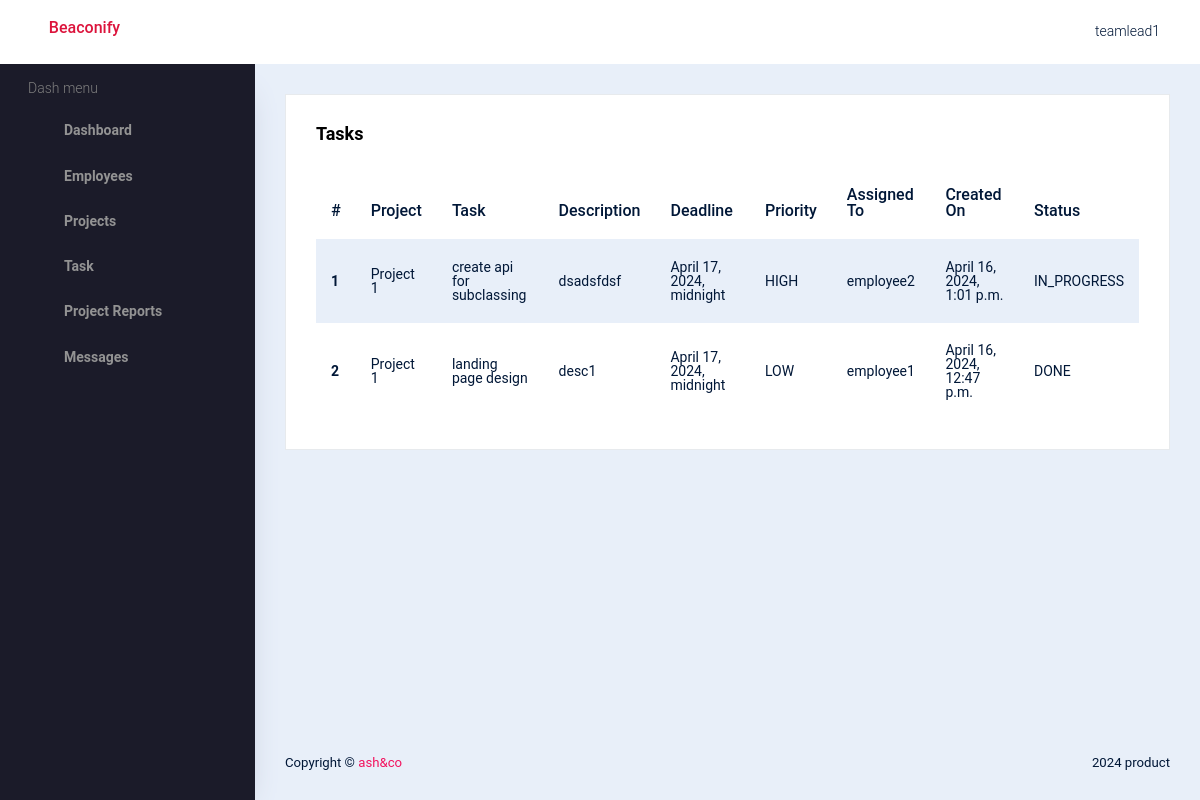
Screenshot of /tl/task-list/ (signed in) with the database file from the repository.
### accounts/models.py (models this page shows)
class User(AbstractBaseUser, PermissionsMixin):
    name = models.CharField(max_length=50, blank=True, null=True)
    username = models.CharField(max_length=50, unique=True, null=True)
    email = models.EmailField(max_length=100, null=True)
    role = models.IntegerField(choices=SELECTROLE)
    uid = models.CharField(max_length=500, unique=True, null=True)
    is_admin = models.BooleanField(default=False)
    is_active = models.BooleanField(default=False)
    is_registered = models.BooleanField(default=False)
    date_joined = models.DateTimeField(auto_now_add=True)
    last_login = models.DateTimeField(auto_now_add=True)
    USERNAME_FIELD = 'username'
    REQUIRED_FIELDS=[]
    objects = UserManager()
    def __str__(self):
        return self.username
    class Meta:
        db_table = "user"

class BaseModel(models.Model):
    created_on = models.DateTimeField(auto_now_add=True, null=True)
    updated_on = models.DateTimeField(auto_now=True)
    is_deleted = models.BooleanField(default=False)
    class Meta:
        abstract = True
        ordering = ['-created_on']

class Project(BaseModel):
    teamlead = models.ForeignKey(User,on_delete=models.CASCADE)
    name = models.CharField(max_length=200,blank=True, null=True)
    description = models.TextField(blank=True, null=True)
    def __str__(self):
        return self.name

### tl_app/models.py (models this page shows)
class Task(BaseModel):
    STATUS_CHOICES = [
        ('TO_DO', 'To Do'),
        ('IN_PROGRESS', 'In Progress'),
        ('DONE', 'Done'),
    ]
    PRIORITY_CHOICES = [
        ('LOW', 'LOW'),
        ('HIGH', 'HIGH'),
        ('CRITICAL', 'CRITICAL'),
    ]
    employee = models.ForeignKey(User, on_delete=models.CASCADE)
    project = models.ForeignKey(Project, on_delete=models.CASCADE,related_name='tasks')
    name = models.CharField(max_length=200,null=True,blank=True)
    description = models.TextField(null=True,blank=True)
    deadline = models.DateTimeField(null=True,blank=True)
    status = models.CharField(max_length=20, choices=STATUS_CHOICES, default='TO_DO')
    priority = models.CharField(max_length=20,choices=PRIORITY_CHOICES,default='LOW')

### tl_app/views.py (the view)
# urls.py: path('task-list/', views.view_tasks, name='task-list'),
@login_required(login_url='sign-in')
def view_tasks(request):
    u = request.user
    pro = Project.objects.filter(teamlead=request.user)
    data = Task.objects.filter(project__in=pro)
    context = {'data':data}
    return render(request,'tltemp/tasks.html',context)

### templates/tltemp/tasks.html
{% extends 'tltemp/index.html' %}
{% load crispy_forms_tags %}
{% block content %}
<div class="card">
    <div class="card-body">
        <h3 class="card-title">Tasks</h3>
        <table class="table table-striped">
            <thead>
                <tr>
                    <th scope="col">#</th>
                    <th scope="col">Project</th>
                    <th scope="col">Task</th>
                    <th scope="col">Description</th>
                    <th scope="col">Deadline</th>
                    <th scope="col">Priority</th>
                    <th scope="col">Assigned To</th>
                    <th scope="col">Created On</th>
                    <th scope="col">Status</th>
                </tr>
            </thead>
            <tbody>
                {% for i in data %}
                <tr>
                    <th scope="row">{{ forloop.counter }}</th>
                    <td>{{i.project}}</td>
                    <td>{{i.name}}</td>
                    <td>{{i.description}}</td>
                    <td>{{i.deadline}}</td>
                    <td>{{i.priority}}</td>
                    <td>{{i.employee}}</td>
                    <td>{{i.created_on}}</td>
                    <td>{{i.status}}</td>
                </tr>
                {% endfor %}
            </tbody>
        </table>
    </div>
</div>
{% endblock %}

### templates/tltemp/index.html (shortened to what this page needs)
<!DOCTYPE html>
{% load static %}
<html lang="en">
  <head>
    <link rel="stylesheet" href="{% static 'dashboard/vendors/typicons.font/font/typicons.css' %}">
    <link rel="stylesheet" href="{% static 'dashboard/vendors/css/vendor.bundle.base.css' %}">
    <link rel="stylesheet" href="{% static 'dashboard/css/vertical-layout-light/style.css' %}">
  </head>
  <body>
    <div class="container-scroller">
      <nav class="navbar col-lg-12 col-12 p-0 fixed-top d-flex flex-row">
        <div class="text-center navbar-brand-wrapper d-flex align-items-center justify-content-center">
          <a class="navbar-brand brand-logo" href="{% url 'tl-dashboard' %}"><h4 style="color: crimson;">Beaconify</h4></a>
          <button class="navbar-toggler navbar-toggler align-self-center d-none d-lg-flex" type="button" data-toggle="minimize">
            <span class="typcn typcn-th-menu"></span>
          </button>
        </div>
        <div class="navbar-menu-wrapper d-flex align-items-center justify-content-end">
          <ul class="navbar-nav navbar-nav-right">
            <li class="nav-item nav-profile dropdown">
              <a class="nav-link dropdown-toggle  pl-0 pr-0" href="#" data-toggle="dropdown" id="profileDropdown">
                <i class="typcn typcn-user-outline mr-0"></i>
                <span class="nav-profile-name">{{request.user}}</span>
              </a>
            </li>
          </ul>
        </div>
      </nav>
      <div class="container-fluid page-body-wrapper">
        <nav class="sidebar sidebar-offcanvas" id="sidebar">
        <ul class="nav">
          <li class="nav-item">
            <p class="sidebar-menu-title">Dash menu</p>
          </li>
          <li class="nav-item">
            <a class="nav-link" href="{% url 'tl-dashboard' %}">
              <i class="typcn typcn-device-desktop menu-icon"></i>
              <span class="menu-title">Dashboard</span>
            </a>
          </li>
          <li class="nav-item">
            <a class="nav-link" data-toggle="collapse" href="#ui-basic" aria-expanded="false" aria-controls="ui-basic">
              <i class="typcn typcn-th-small-outline menu-icon"></i>
              <span class="menu-title">Employees</span>
              <i class="typcn typcn-chevron-right menu-arrow"></i>
            </a>
          </li>
          <li class="nav-item">
            <a class="nav-link" data-toggle="collapse" href="#form-elements" aria-expanded="false" aria-controls="form-elements">
              <i class="typcn typcn-th-small-outline menu-icon"></i>
              <span class="menu-title">Projects</span>
              <i class="menu-arrow"></i>
            </a>
          </li>
          <li class="nav-item">
            <a class="nav-link" data-toggle="collapse" href="#charts" aria-expanded="false" aria-controls="charts">
              <i class="typcn typcn-th-small-outline menu-icon"></i>
              <span class="menu-title">Task</span>
              <i class="menu-arrow"></i>
            </a>
          </li>
          <li class="nav-item">
            <a class="nav-link" data-toggle="collapse" href="#tables" aria-expanded="false" aria-controls="tables">
              <i class="typcn typcn-th-small-outline menu-icon"></i>
              <span class="menu-title">Project Reports</span>
              <i class="menu-arrow"></i>
            </a>
          </li>
          <li class="nav-item">
            <a class="nav-link" data-toggle="collapse" href="#table" aria-expanded="false" aria-controls="table">
              <i class="typcn typcn-th-small-outline menu-icon"></i>
              <span class="menu-title">Messages</span>
              <i class="menu-arrow"></i>
            </a>
          </li>
        </ul>
      </nav>
        <div class="main-panel">
          <div class="content-wrapper">
            <div class="row">
              <div class="col-lg-12 mb-4">
              {% block content %}{% endblock %}
            </div>
            </div>
          </div>
          <footer class="footer">
            <div class="d-sm-flex justify-content-center justify-content-sm-between">
              <span class="text-center text-sm-left d-block d-sm-inline-block">Copyright © <a href="https://www.bootstrapdash.com/" target="_blank">ash&co</a></span>
              <span class="float-none float-sm-right d-block mt-1 mt-sm-0 text-center">2024 product</span>
            </div>
          </footer>
        </div>
      </div>
    </div>
  </body>
</html>

### rows the page displays
User: user "teamlead1"
Task: project "Project 1", name "create api for subclassing", description "dsadsfdsf", deadline "April 17, 2024, midnight", priority "HIGH", employee "employee2", created_on "April 16, 2024, 1:01 p.m.", status "IN_PROGRESS"
Task: project "Project 1", name "landing page design", description "desc1", deadline "April 17, 2024, midnight", priority "LOW", employee "employee1", created_on "April 16, 2024, 12:47 p.m.", status "DONE"
